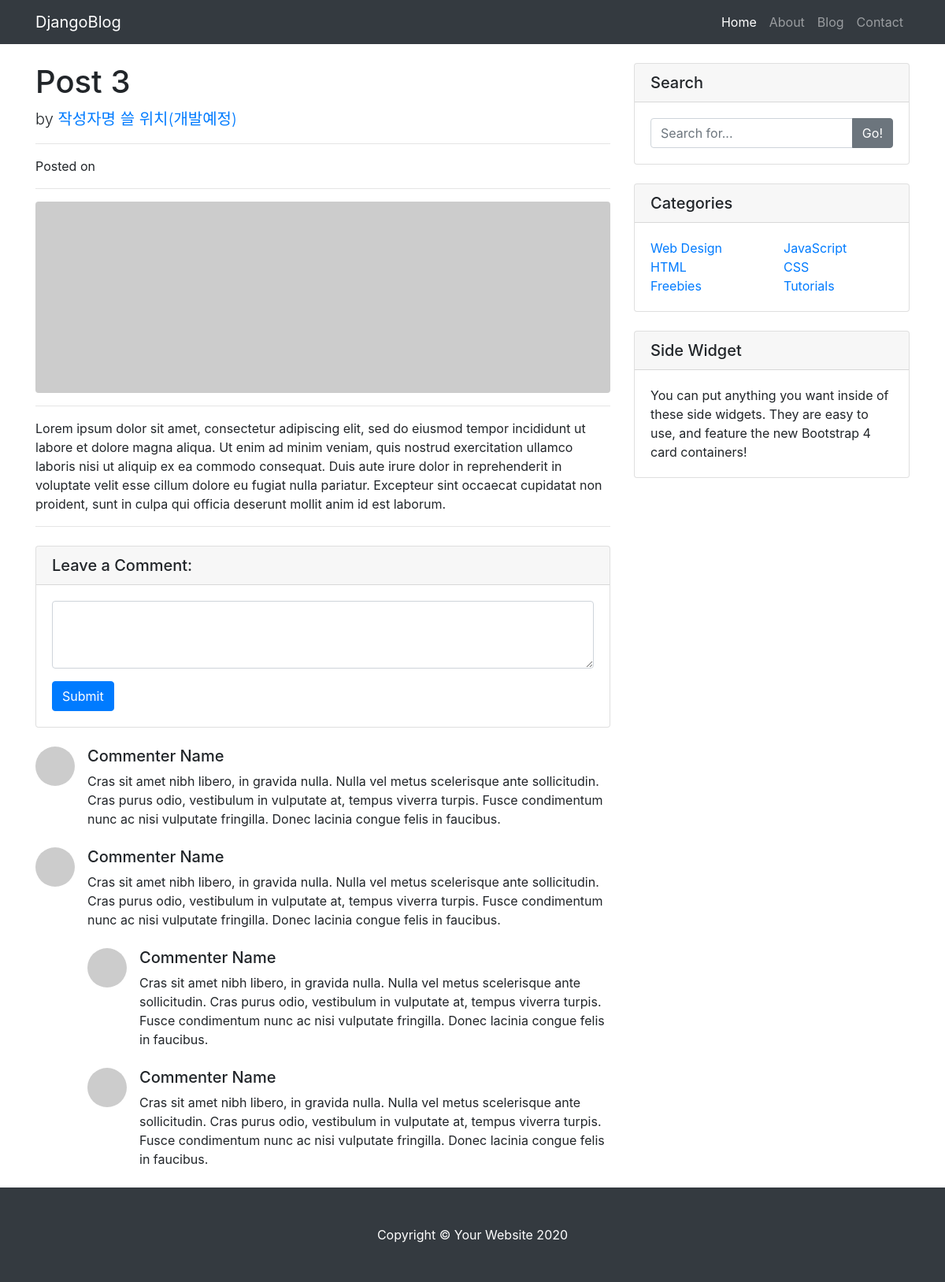
/blog/3/, run on an earlier commit of the app's database.
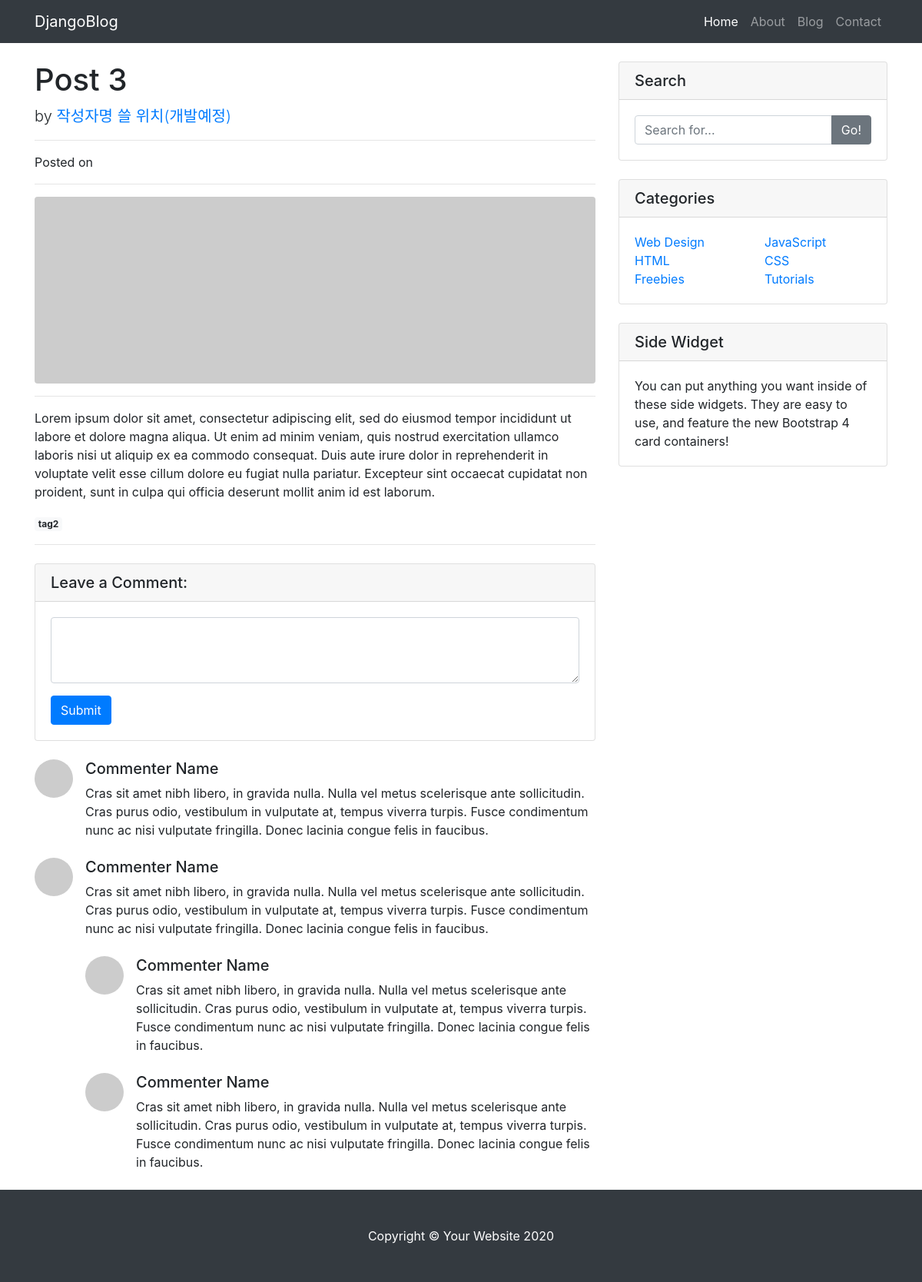
And on a later commit of the database.
### blog/models.py (models this page shows, shortened)
class Post(models.Model):
    title = models.CharField(max_length=30)
    content = models.TextField()
    create_at = models.DateTimeField(auto_now_add=True)
    updated_at = models.DateTimeField(auto_now=True)
    author = models.ForeignKey(User, null=True, blank=True, on_delete=models.SET_NULL)
    category = models.ForeignKey(Category, null=True, blank=True, on_delete=models.SET_NULL)
    tags = models.ManyToManyField(Tag, blank=True)

class Tag(models.Model):
    name = models.CharField(max_length=50, unique=True)
    slug = models.SlugField(max_length=200, unique=True, allow_unicode=True)
    def __str__(self):
        return self.name
    def get_absolute_url(self):
        return f'/blog/tag/{self.slug}/'

### blog/views.py (the view)
# urls.py: path('<int:pk>/', views.PostDetail.as_view()),
class PostDetail(DetailView):
    model = Post

### blog/templates/blog/post_detail.html (shortened to what this page needs)
<!DOCTYPE html>
{% load static %}
<html lang="ko">
<head>
  <link rel="stylesheet" href="{% static 'blog/bootstrap/bootstrap.min.css' %}" media="screen">
  <link rel="stylesheet" href="{% static 'blog/css/blog-post.css' %}" media="screen">
</head>
<body>
  <nav class="navbar navbar-expand-lg navbar-dark bg-dark fixed-top">
    <div class="container">
      <a class="navbar-brand" href="/">DjangoBlog</a>
      <div class="collapse navbar-collapse" id="navbarResponsive">
        <ul class="navbar-nav ml-auto">
          <li class="nav-item active">
            <a class="nav-link" href="/">Home
            </a>
          </li>
          <li class="nav-item">
            <a class="nav-link" href="/about_me/">About</a>
          </li>
          <li class="nav-item">
            <a class="nav-link" href="/blog/">Blog</a>
          </li>
          <li class="nav-item">
            <a class="nav-link" href="#">Contact</a>
          </li>
        </ul>
      </div>
    </div>
  </nav>
  <div class="container">
    <div class="row">
      <div class="col-lg-8">
        <h1 class="mt-4">{{ post.title }}</h1>
        <p class="lead">
          by
          <a href="#">작성자명 쓸 위치(개발예정)</a>
        </p>
        <hr>
        <p>Posted on {{ post.created_at }}</p>
        <hr>
        <img class="img-fluid rounded" src="http://placehold.it/900x300" alt="">
        <hr>
        <p>{{ post.content }}</p>
          {% if post.tags.exists %}
            {% for tag in post.tags.all %}
                <a href="{{ tag.get_absolute_url }}" class="badge badge-light">{{ tag }}</a>
            {% endfor %}
          {% endif %}
        <hr>
        <div class="card my-4">
          <h5 class="card-header">Leave a Comment:</h5>
          <div class="card-body">
            <form>
              <div class="form-group">
                <textarea class="form-control" rows="3"></textarea>
              </div>
              <button type="submit" class="btn btn-primary">Submit</button>
            </form>
          </div>
        </div>
        <div class="media mb-4">
          <img class="d-flex mr-3 rounded-circle" src="http://placehold.it/50x50" alt="">
          <div class="media-body">
            <h5 class="mt-0">Commenter Name</h5>
            Cras sit amet nibh libero, in gravida nulla. Nulla vel metus scelerisque ante sollicitudin. Cras purus odio, vestibulum in vulputate at, tempus viverra turpis. Fusce condimentum nunc ac nisi vulputate fringilla. Donec lacinia congue felis in faucibus.
          </div>
        </div>
        <div class="media mb-4">
          <img class="d-flex mr-3 rounded-circle" src="http://placehold.it/50x50" alt="">
          <div class="media-body">
            <h5 class="mt-0">Commenter Name</h5>
            Cras sit amet nibh libero, in gravida nulla. Nulla vel metus scelerisque ante sollicitudin. Cras purus odio, vestibulum in vulputate at, tempus viverra turpis. Fusce condimentum nunc ac nisi vulputate fringilla. Donec lacinia congue felis in faucibus.
            <div class="media mt-4">
              <img class="d-flex mr-3 rounded-circle" src="http://placehold.it/50x50" alt="">
              <div class="media-body">
                <h5 class="mt-0">Commenter Name</h5>
                Cras sit amet nibh libero, in gravida nulla. Nulla vel metus scelerisque ante sollicitudin. Cras purus odio, vestibulum in vulputate at, tempus viverra turpis. Fusce condimentum nunc ac nisi vulputate fringilla. Donec lacinia congue felis in faucibus.
              </div>
            </div>
            <div class="media mt-4">
              <img class="d-flex mr-3 rounded-circle" src="http://placehold.it/50x50" alt="">
              <div class="media-body">
                <h5 class="mt-0">Commenter Name</h5>
                Cras sit amet nibh libero, in gravida nulla. Nulla vel metus scelerisque ante sollicitudin. Cras purus odio, vestibulum in vulputate at, tempus viverra turpis. Fusce condimentum nunc ac nisi vulputate fringilla. Donec lacinia congue felis in faucibus.
              </div>
            </div>
          </div>
        </div>
      </div>
      <div class="col-md-4">
        <div class="card my-4">
          <h5 class="card-header">Search</h5>
          <div class="card-body">
            <div class="input-group">
              <input type="text" class="form-control" placeholder="Search for...">
              <span class="input-group-append">
                <button class="btn btn-secondary" type="button">Go!</button>
              </span>
            </div>
          </div>
        </div>
        <div class="card my-4">
          <h5 class="card-header">Categories</h5>
          <div class="card-body">
            <div class="row">
              <div class="col-lg-6">
                <ul class="list-unstyled mb-0">
                  <li>
                    <a href="#">Web Design</a>
                  </li>
                  <li>
                    <a href="#">HTML</a>
                  </li>
                  <li>
                    <a href="#">Freebies</a>
                  </li>
                </ul>
              </div>
              <div class="col-lg-6">
                <ul class="list-unstyled mb-0">
                  <li>
                    <a href="#">JavaScript</a>
                  </li>
                  <li>
                    <a href="#">CSS</a>
                  </li>
                  <li>
                    <a href="#">Tutorials</a>
                  </li>
                </ul>
              </div>
            </div>
          </div>
        </div>
        <div class="card my-4">
          <h5 class="card-header">Side Widget</h5>
          <div class="card-body">
            You can put anything you want inside of these side widgets. They are easy to use, and feature the new Bootstrap 4 card containers!
          </div>
        </div>
      </div>
    </div>
  </div>
  <footer class="py-5 bg-dark">
    <div class="container">
      <p class="m-0 text-center text-white">Copyright &copy; Your Website 2020</p>
    </div>
  </footer>
</body>
</html>

### blog/static/blog/css/blog-post.css (style rules this page uses)
body { padding-top: 56px; }

What changed in the data, as far as the page shows it:
added Tag: name "tag2"
